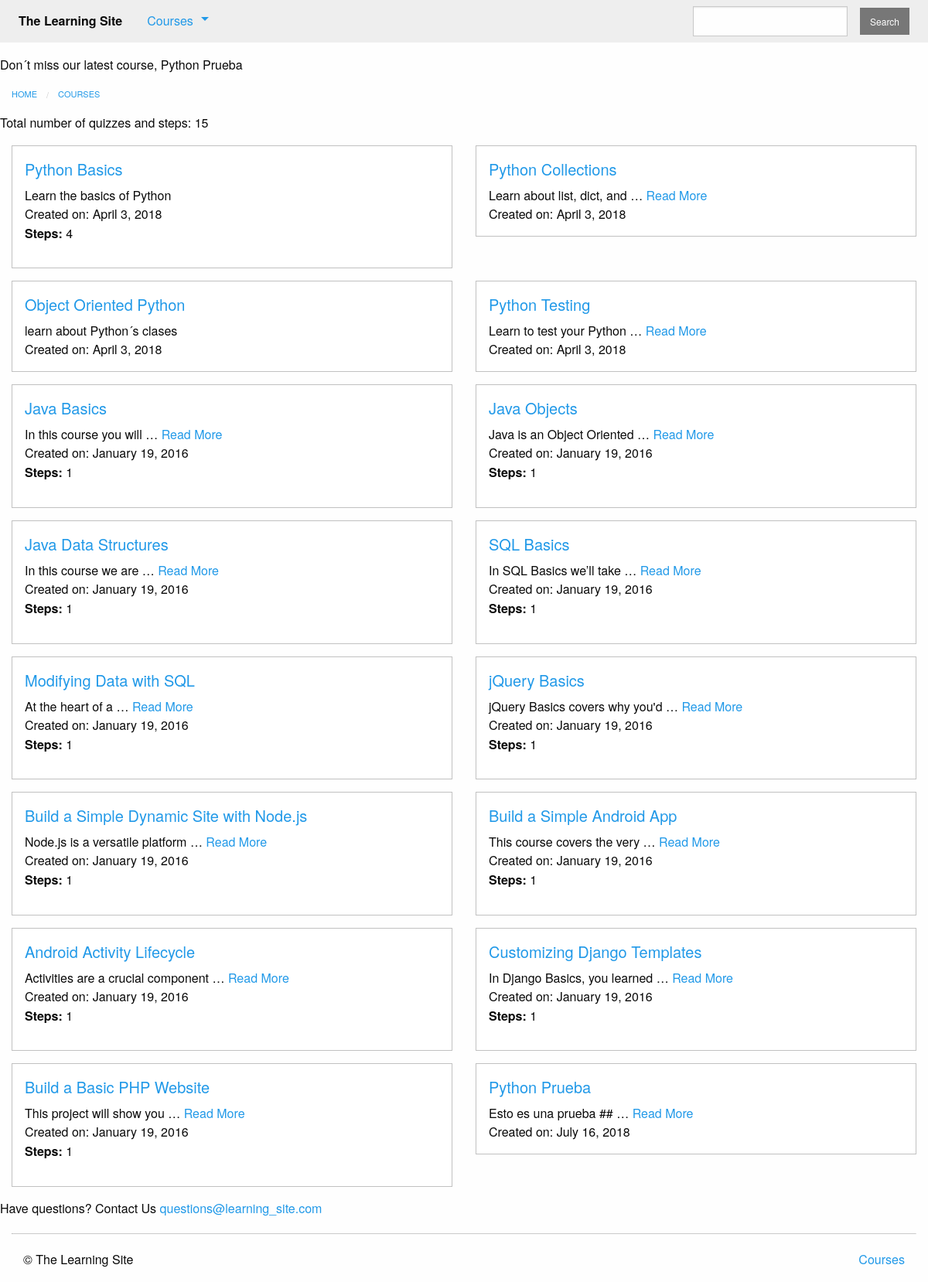
Page /courses/ on the committed database.
### courses/models.py (models this page shows, shortened)
class Course(models.Model):
    created_at = models.DateTimeField(auto_now_add=True)
    title = models.CharField(max_length=225)
    description = models.TextField()
    teacher = models.ForeignKey(User, on_delete=models.CASCADE)
    subject = models.CharField(default='', max_length=100)
    status = models.CharField(max_length=1, choices=STATUS_CHOICES, default='i')
    def __str__(self):
        return self.title

### courses/views.py (the view)
# urls.py: path('', views.course_list, name="course"),
def course_list(request):
    courses = models.Course.objects.all().annotate(total_steps=Count('text', distinct=True)+Count('quiz', distinct=True))
    total = courses.aggregate(total=Sum('total_steps'))
    email = 'questions@learning_site.com'
    return render(request, 'courses/course_list.html', {'courses': courses, 'total': total, 'email': email})

### courses/templatetags/course_extras.py (called while the page is built)
@register.simple_tag
def newest_course():
    return Course.objects.latest('created_at')

@register.inclusion_tag('courses/course_nav.html')
def nav_courses_list():
    courses = Course.objects.all()[:6]
    return {'courses': courses}

### courses/templates/courses/course_list.html (shortened to what this page needs)
{% extends "courses/layout.html" %}
{% block content %}
    <div class="row columns">
        {{ block.super }}
    </div>
      <p>Total number of quizzes and steps: {{ total.total }}</p>
    <div class="row">
        {%  for course in courses %}
            <div class="small-6 columns">
                <div class="callout">
                    <h5><a href="{% url 'detail' pk=course.pk %}">{{ course.title }}</a></h5>
                    <div class="card-copy">
                        {% if course.description|wordcount <= 5 %}
                          {{ course.description }}
                        {% else %}
                          {{ course.description|truncatewords:5 }}
                          <a href="{% url 'detail' pk=course.pk %}">Read More</a>
                        {% endif %}
                        <div>Created on: {{ course.created_at|date:"F j, Y" }}</div>
                        {% if course.total_steps %}
                          <p><strong>Steps:</strong> {{ course.total_steps }}</p>
                        {% endif %}
                    </div>
                </div>
            </div>
        {% if forloop.counter|divisibleby:"2" %}
    </div>
    <div class="row">
        {% endif %}
        {% endfor %}
        <div>Have questions? Contact Us {{ email|urlize }}</div>
    </div>
{% endblock %}

### courses/templates/courses/layout.html (shortened to what this page needs)
{% extends "layout.html" %}
{% block content %}
    <ul class="breadcrumbs">
        <li><a href="{% url 'home' %}">Home</a></li>
        <li><a href="{% url 'course' %}">Courses</a></li>
    </ul>
{% endblock %}

### templates/layout.html (shortened to what this page needs)
<!doctype html>
{% load static from staticfiles %}
{% load course_extras %}
<html class="no-js" lang="en">
    <head>
        <link rel="stylesheet" href="{% static 'css/foundation.min.css' %}">
        <link rel="stylesheet" href="{% static 'css/layout.css' %}">
    </head>
    <body>
        <nav class="top-bar" role="navigation">
            <section class="top-bar-left">
                <ul class="dropdown menu" data-dropdown-menu role="menubar">
                    <li class="menu-text">The Learning Site</li>
                    <li class="has-submenu">
                        <a href="#">Courses</a>
                    </li>
                </ul>
            </section>
            <section class="top-bar-right">
              <form action="{% url 'search' %}" method="GET">
                <ul class="menu">
                  <li><input type="search" name="q"/></li>
                  <li><button type="button" class="secondary small button">Search</button></li>
                </ul>
              </form>
            </section>
        </nav>
        <p>Don´t miss our latest course, {% newest_course %}</p>
        {% block content %}{% endblock %}
        <footer class="row columns">
            <hr/>
            <div class="small-6 columns">
                <p>&copy; The Learning Site</p>
            </div>
            <div class="small-6 columns">
                <ul class="inline-list no-bullet float-right">
                    <li><a href="{% url 'course' %}">Courses</a></li>
                </ul>
            </div>
        </footer>
    </body>
</html>

### assets/css/layout.css (style rules this page uses)
.top-bar { margin-bottom: 1rem; }

### rows in the picture
Course: title "Python Prueba", description "Esto es una prueba ## …", created_at "July 16, 2018"
Course: title "Python Basics", description "Learn the basics of Python", created_at "April 3, 2018", total_steps "4"
Course: title "Python Collections", description "Learn about list, dict, and …", created_at "April 3, 2018"
Course: title "Object Oriented Python", description "learn about Python´s clases", created_at "April 3, 2018"
Course: title "Python Testing", description "Learn to test your Python …", created_at "April 3, 2018"
Course: title "Java Basics", description "In this course you will …", created_at "January 19, 2016", total_steps "1"
Course: title "Java Objects", description "Java is an Object Oriented …", created_at "January 19, 2016", total_steps "1"
Course: title "Java Data Structures", description "In this course we are …", created_at "January 19, 2016", total_steps "1"
Course: title "SQL Basics", description "In SQL Basics we’ll take …", created_at "January 19, 2016", total_steps "1"
Course: title "Modifying Data with SQL", description "At the heart of a …", created_at "January 19, 2016", total_steps "1"
Course: title "jQuery Basics", description "jQuery Basics covers why you'd …", created_at "January 19, 2016", total_steps "1"
Course: title "Build a Simple Dynamic Site with Node.js", description "Node.js is a versatile platform …", created_at "January 19, 2016", total_steps "1"
Course: title "Build a Simple Android App", description "This course covers the very …", created_at "January 19, 2016", total_steps "1"
Course: title "Android Activity Lifecycle", description "Activities are a crucial component …", created_at "January 19, 2016", total_steps "1"
Course: title "Customizing Django Templates", description "In Django Basics, you learned …", created_at "January 19, 2016", total_steps "1"
Course: title "Build a Basic PHP Website", description "This project will show you …", created_at "January 19, 2016", total_steps "1"

### other values in the picture
{{ total.total }} "15"
{{ email|urlize }} "questions@learning_site.com"
